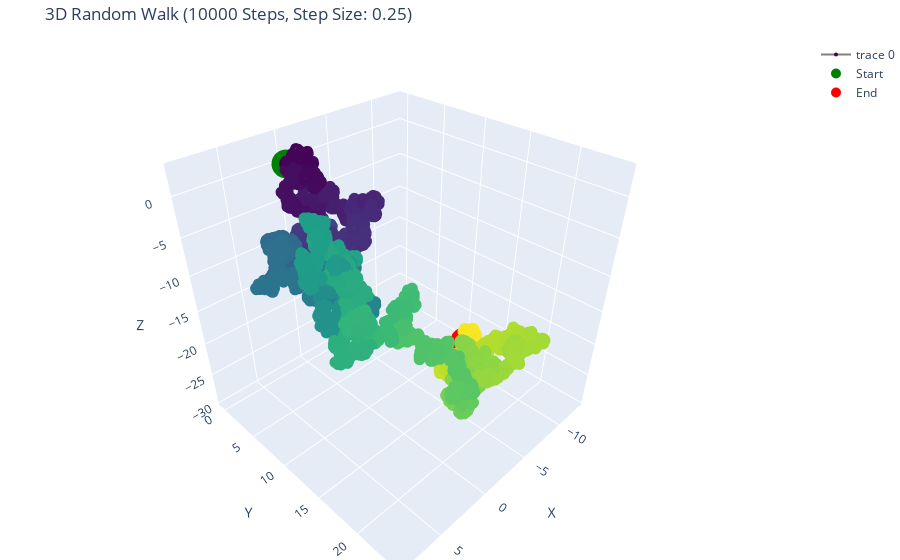

Notebook cell for this chart:
### Code cell
VizRandomWalk3D_Plotly((0, 0, 0), 10000, 0.25)

### Figure 1 — Plotly figure (JSON) as saved in the notebook; plotly's stock layout.template omitted (floating-point values rounded to 4 significant figures; data arrays with more than 128 entries replaced by an {"elided": "..."} marker saying what was removed)
{"data": [{"line": {"color": "gray", "width": 2}, "marker": {"color": {"elided": "10001 float values"}, "colorscale": [[0, "#440154"], [0.1111, "#482878"], [0.2222, "#3e4989"], [0.3333, "#31688e"], [0.4444, "#26828e"], [0.5556, "#1f9e89"], [0.6667, "#35b779"], [0.7778, "#6ece58"], [0.8889, "#b5de2b"], [1, "#fde725"]], "size": 4}, "mode": "lines+markers", "type": "scatter3d", "x": {"elided": "10001 float values"}, "y": {"elided": "10001 float values"}, "z": {"elided": "10001 float values"}}, {"marker": {"color": "green", "size": 10}, "mode": "markers", "name": "Start", "type": "scatter3d", "x": [0], "y": [0], "z": [0]}, {"marker": {"color": "red", "size": 10}, "mode": "markers", "name": "End", "type": "scatter3d", "x": [-12.03], "y": [10.7], "z": [-28.97]}], "layout": {"margin": {"b": 0, "l": 0, "r": 0, "t": 40}, "scene": {"aspectmode": "cube", "xaxis": {"title": {"text": "X"}}, "yaxis": {"title": {"text": "Y"}}, "zaxis": {"title": {"text": "Z"}}}, "title": {"text": "3D Random Walk (10000 Steps, Step Size: 0.25)"}}}
